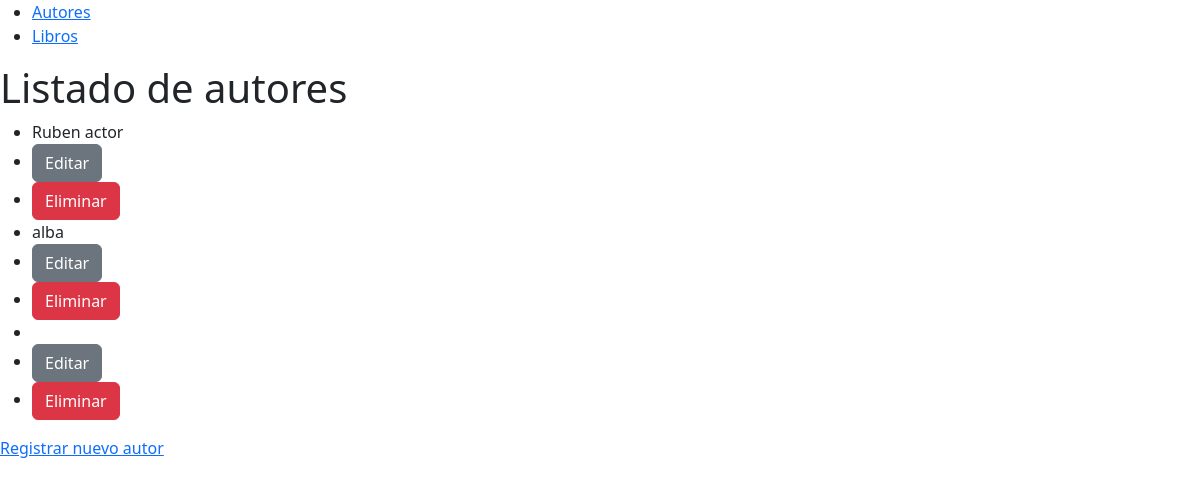
The app's page /autor/, older data.
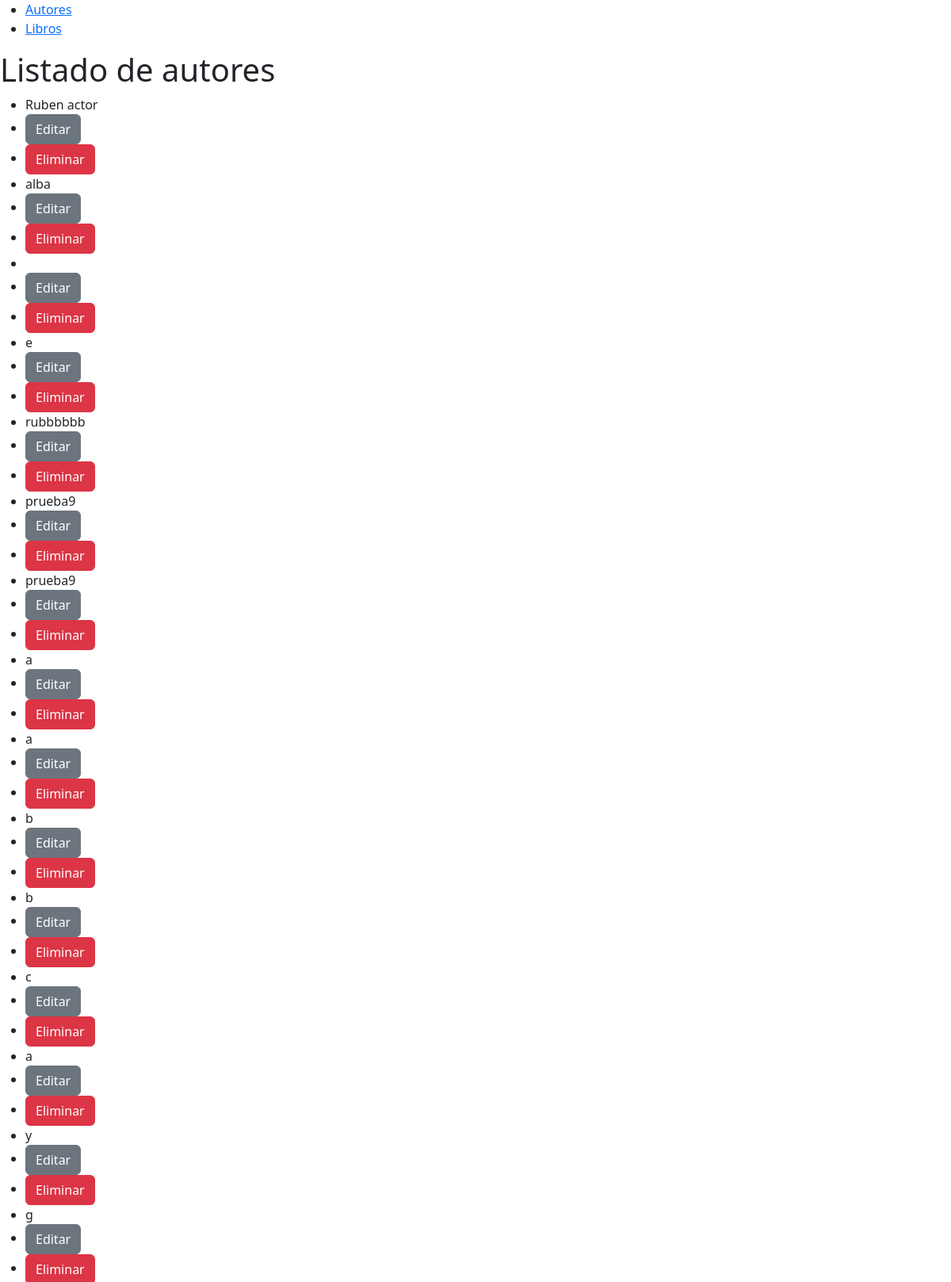
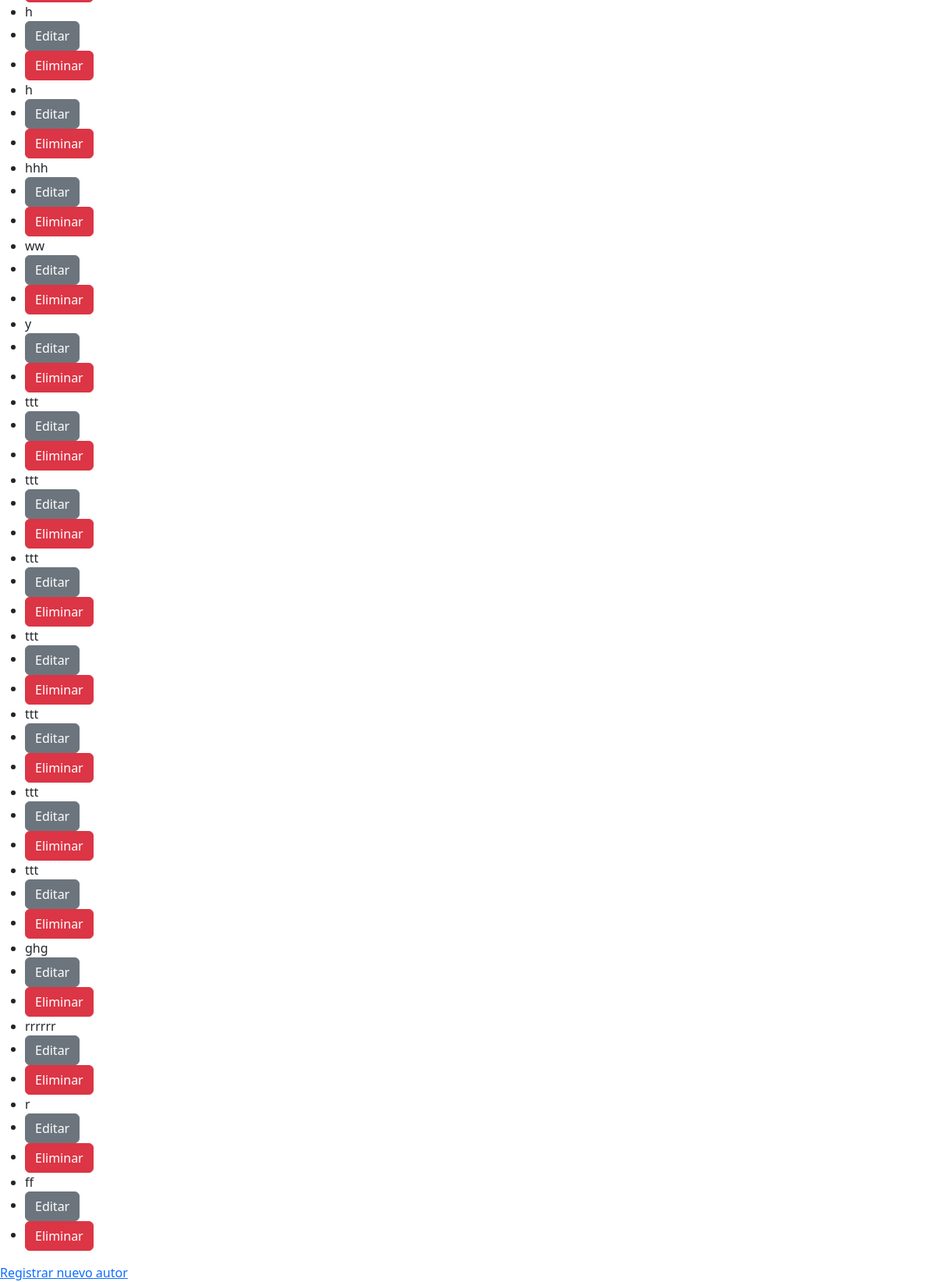
The same page, newer data (2 pictures, top to bottom).
### core/models.py (models this page shows, shortened)
class Author (models.Model):
    name = models.CharField(verbose_name='Nombre',  # etiqueta dentro de la tabla
                            max_length=100,
                            default=''
                            )
    last_name = models.CharField(verbose_name='Apellido',
                                 max_length=150,
                                 default='')
    age = models.PositiveSmallIntegerField(verbose_name='Edad',
                                           )

### core/views.py (the view)
# urls.py: path('autor/',autor_list),
def autor_list(request):
    autor = Author.objects.all()
    return render(request, 'core/autor.html', {'authors': autor})

### templates/core/autor.html (shortened to what this page needs)
{% extends 'core/index.html' %}
{% block content %}
    <h1>Listado de autores</h1>
    <ul>
        {% for aut in authors %}
            <li>{{ aut.name }}</li>
            <li><a class="btn btn-secondary" href="/update-autor/{{aut.id}}">Editar</a></li>
            <li><a class="btn btn-danger" href="/delete-autor/{{aut.id}}">Eliminar</a></li>
        {% endfor %}
    </ul>
<div><a href="/new-autor/">Registrar nuevo autor</a></div>
{% endblock content %}

Row changes from the older to the newer data that the page shows:
added Author: name "e"
added Author: name "rubbbbbb"
added Author: name "prueba9"
added Author: name "prueba9"
added Author: name "a"
added Author: name "a"
added Author: name "b"
added Author: name "b"
added Author: name "c"
added Author: name "a"
added Author: name "y"
added Author: name "g"
added Author: name "h"
added Author: name "h"
added Author: name "hhh"
added Author: name "ww"
added Author: name "y"
added Author: name "ttt"
added Author: name "ttt"
added Author: name "ttt"
added Author: name "ttt"
added Author: name "ttt"
added Author: name "ttt"
added Author: name "ttt"
added Author: name "ghg"
added Author: name "rrrrrr"
added Author: name "r"
added Author: name "ff"
